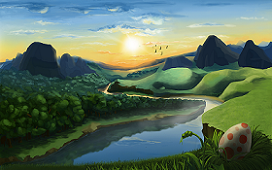
#> input picture Week 1 (27-04 - 06-05)/Code/SamplePNGImage_100kbmb.png, 272 x 170 px; its folder holds only this picture in this run
$ python ex.py
#> lines starting #> are read from the running program, lines starting #| are printed output that depends on the picture; after the words box and inside, x2 and y2 are one past the last pixel; in counts of white or black regions, pixels touching at a corner belong together
import glob
import cv2
import imutils

images = [cv2.imread(file) for file in glob.glob("*.png")]
#> images = 1 item
img=images[0]
#> img is the input picture: shape (170, 272, 3); mean B, G, R 94.3, 112.9, 90.8
image='image'
image1='bwimage'
image2='rot_image'
image3='crop_image'
cv2.imshow(image,img)
gimg = cv2.cvtColor(img , cv2.COLOR_BGR2GRAY)
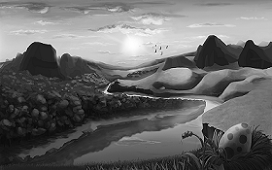
#> gimg: shape (170, 272); min 0, max 254, mean 104.1
(thresh, bwimg) = cv2.threshold(gimg, 127, 255, cv2.THRESH_BINARY)
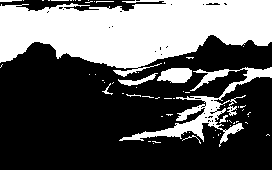
#> bwimg: shape (170, 272); 36.5% white; 62 white regions (54 under 20 px), largest, box (x1, y1, x2, y2) and area: (0, 0, 272, 77) 13653, (119, 67, 272, 147) 2313, (157, 68, 192, 83) 403
cv2.imshow(image1,bwimg)
rtimg=imutils.rotate(img,angle=270)
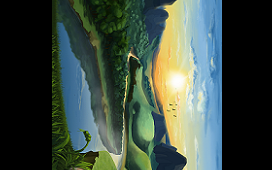
#> rtimg: shape (170, 272, 3); mean B, G, R 65.3, 74.7, 60.6
cv2.imshow(image2,rtimg)
crop=img[0:100,0:100]
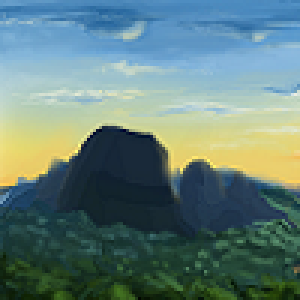
#> crop: shape (100, 100, 3) (shown 3 times larger); mean B, G, R 122.6, 127.1, 99
cv2.imshow(image3,crop)
cv2.waitKey(0)
cv2.destroyAllWindows()
